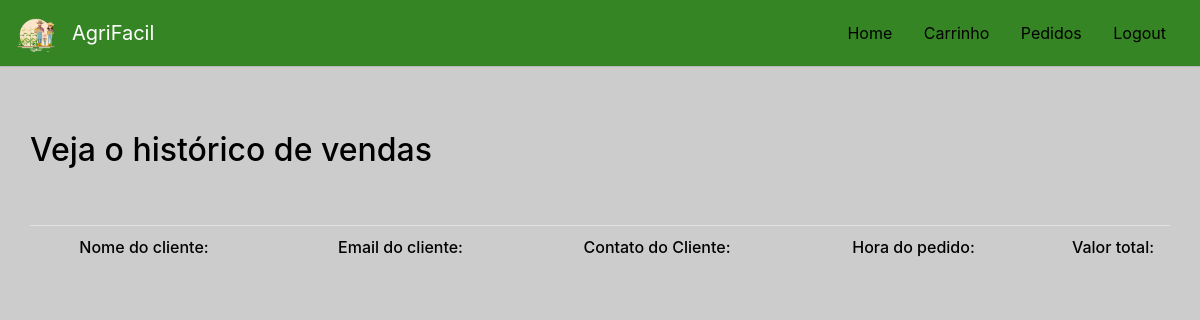
Page /sell-history (signed in) on the earlier database version.
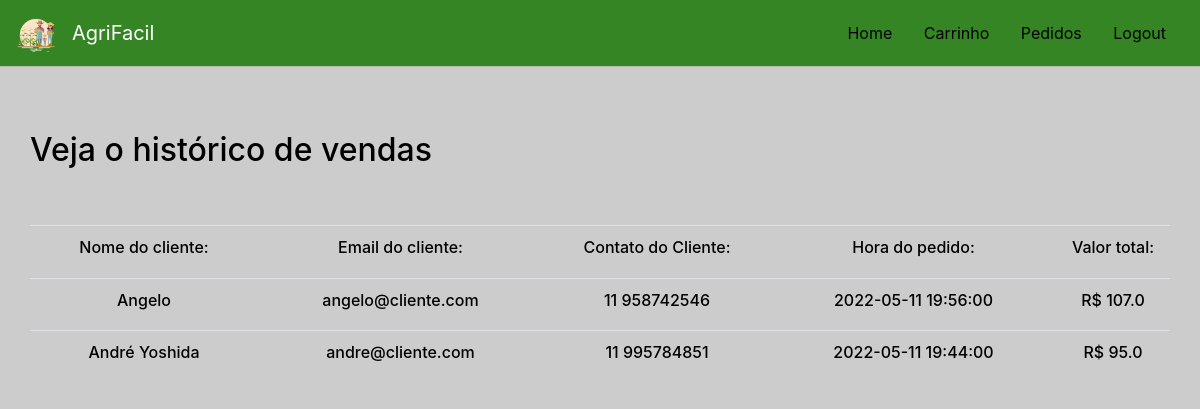
Same page on the later database version.
### tables this page shows
CREATE TABLE pedido (idPedido INTEGER PRIMARY KEY AUTOINCREMENT, idProdutor INTEGER, idProduto INTEGER, quantidade INTEGER, CPF INTEGER, valor FLOAT, horario DATETIME, uuid TEXT, status_pedido TEXT, FOREIGN KEY(idProdutor) REFERENCES produtor(idProdutor), FOREIGN KEY(CPF) REFERENCES consumidor(CPF), FOREIGN KEY(idProduto) REFERENCES produto(idProduto));

### api/order.py (the view)
@app.route('/sell-history', methods=['GET', 'POST'])
def sell_history():
    sell_history = order.get_sell_history(session['id'])
    for item in sell_history:
        print(item)
    return render_template("sell_history.html", sell_history = sell_history)

### crud/order.py (called while the page is built)
def get_sell_history(id):
    with sql.connect("db/agrifacil.db") as con:
        cur = con.cursor()
        cur.execute("SELECT p.idPedido, p.valor, c.nome, c.email, c.telefone, p.horario FROM pedido p join produtor pr on (p.idProdutor = pr.idProdutor) join consumidor c on (p.CPF = c.CPF) where p.idProdutor = (?) and p.status_pedido = 'Confirmado' group by uuid",(id,))
        return cur.fetchall()

### templates/sell_history.html
{% extends "base.html" %}
{% block content %}
<main role="main">
    <div class="container" align="center">
<br/>
<br/>
        <div class="row">
        <h2 style="color:black">Veja o histórico de vendas</h2>
        </div>
<br/>
<br/>
    <div class="row" >
    <table class="table table-hover">
        <tr>
            <h6><td width="20%" style="vertical-align:middle;"><div align="center"><h6 style="color:black">Nome do cliente:</h6></div></td>
            <td></td>
            <td width="20%" style="vertical-align:middle;"><div align="center"><h6 style="color:black">Email do cliente:</h6></div></td>
            <td></td>
            <td width="20%" style="vertical-align:middle;"><div align="center"><h6 style="color:black">Contato do Cliente:</h6></div></td>
            <td></td>
            <td width="20%" style="vertical-align:middle;"><div align="center"><h6 style="color:black">Hora do pedido:</h6></div></td>
            <td></td>
            <td width="10%" style="vertical-align:middle;" ><div align="center"><h6 style="color:black">Valor total:</h6></div></td>
        </tr>
            {% for result in sell_history %}
        <tr class="item">
            <td width="20%" style="vertical-align:middle;"><div align="center"><h6 style="color:black">{{result[2]}}</h6></div></td>
            <td></td>
            <td width="10%" style="vertical-align:middle;"><div align="center"><h6 style="color:black">{{result[3]}}</h6></div></td>
            <td></td>
            <td width="10%" style="vertical-align:middle;"><div align="center"><h6 style="color:black">{{result[4]}}</h6></div></td>
            <td></td>
            <td width="10%" style="vertical-align:middle;"><div align="center"><h6 style="color:black">{{result[5]}}</h6></div></td>
            <td></td>
            <td width="10%" style="vertical-align:middle;"><div align="center"><h6 style="color:black">R$ {{result[1]}}</h6></div></td>
        </tr>
            {% endfor %}
    </table>
    <br/>
        </div>
    </div>
</main>
  {% endblock %}

Differences in the rows shown:
now on this page (row edited): pedido: result "Angelo", result "angelo@cliente.com", result "11 958742546", horario "2022-05-11 19:56:00", valor "107.0"
now on this page (row edited): pedido: result "André Yoshida", result "andre@cliente.com", result "11 995784851", horario "2022-05-11 19:44:00", valor "95.0"
